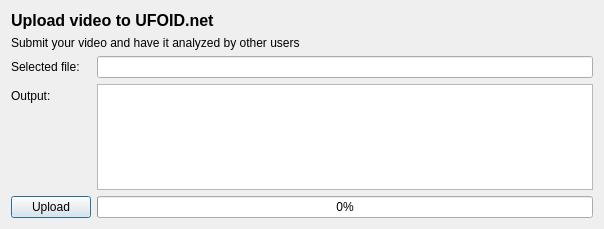
<?xml version="1.0" encoding="UTF-8"?>
<ui version="4.0">
 <class>Uploader</class>
 <widget class="QDialog" name="Uploader">
  <property name="geometry">
   <rect>
    <x>0</x>
    <y>0</y>
    <width>604</width>
    <height>229</height>
   </rect>
  </property>
  <property name="windowTitle">
   <string>Dialog</string>
  </property>
  <layout class="QVBoxLayout" name="verticalLayout">
   <item>
    <widget class="QLabel" name="label_3">
     <property name="font">
      <font>
       <pointsize>12</pointsize>
       <weight>75</weight>
       <bold>true</bold>
      </font>
     </property>
     <property name="text">
      <string>Upload video to UFOID.net</string>
     </property>
    </widget>
   </item>
   <item>
    <widget class="QLabel" name="label_4">
     <property name="text">
      <string>Submit your video and have it analyzed by other users</string>
     </property>
    </widget>
   </item>
   <item>
    <layout class="QFormLayout" name="formLayout_2">
     <item row="0" column="0">
      <widget class="QLabel" name="label">
       <property name="text">
        <string>Selected file:</string>
       </property>
      </widget>
     </item>
     <item row="0" column="1">
      <widget class="QLineEdit" name="lineFile">
       <property name="readOnly">
        <bool>true</bool>
       </property>
      </widget>
     </item>
     <item row="1" column="0">
      <widget class="QLabel" name="label_2">
       <property name="text">
        <string>Output:</string>
       </property>
      </widget>
     </item>
     <item row="1" column="1">
      <widget class="QTextBrowser" name="textBrowser">
       <property name="readOnly">
        <bool>false</bool>
       </property>
      </widget>
     </item>
     <item row="2" column="0">
      <widget class="QPushButton" name="buttonUpload">
       <property name="text">
        <string>Upload</string>
       </property>
      </widget>
     </item>
     <item row="2" column="1">
      <widget class="QProgressBar" name="progressBar">
       <property name="enabled">
        <bool>true</bool>
       </property>
       <property name="value">
        <number>0</number>
       </property>
      </widget>
     </item>
    </layout>
   </item>
  </layout>
 </widget>
 <resources/>
 <connections/>
</ui>
